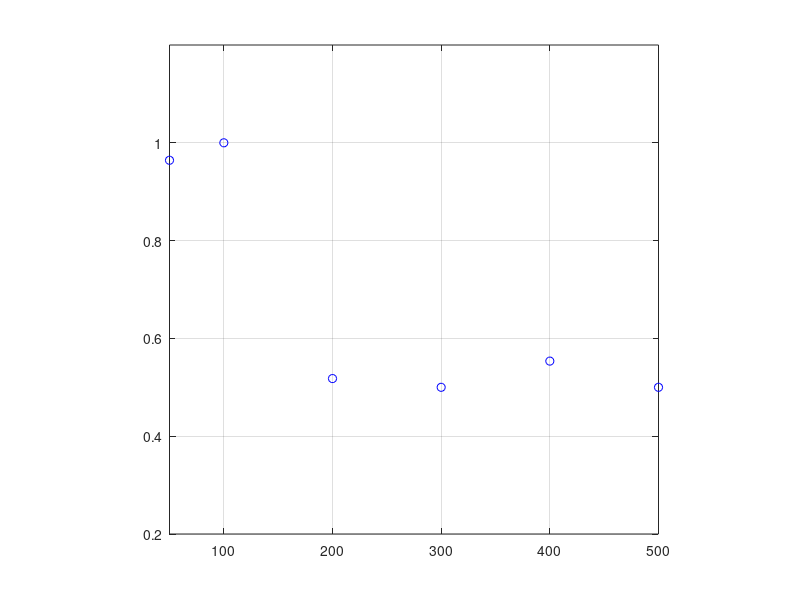

The MATLAB script that drew this image: (Note: this script raises an error after producing the figure.)
% Description : Parametric and Non Parametric fit of the Percentage of correct response from the study of Schenkman and Nilson (2010,2011) as a function of distance
%             : The script also computes the threshold value of distance for which the Percentage of correct response is in between 0.73 and 0.75
% Author      : Vijay Kiran Gidla (joy4u18@gmail.com)

clc;
clear all;
close all;

%% DATA

%% Blind percentage of correct

%Conference

bpc_5_conf=round(([9.71 9.18 5.4 5.15 5.2 4.96]./10)*56);
bpc_50_conf=round(([9.83 9.4 6.19 4.88 4.74 4.89]./10)*56);
bpc_500_conf=round(([9.71 9.98 8.94 4.68 5.23 4.7]./10)*56);

%Anechoic

bpc_5_anc=round(([9.79 8.81 5.14 4.39 4.78 5.04]./10)*56);
bpc_50_anc=round(([9.65 9.75 4.98 4.73 4.73 4.71]./10)*56);
bpc_500_anc=round(([9.67 9.94 5.18 4.98 5.56 5.08]./10)*56);

% B_AC=[bpc_5_anc;bpc_50_anc;bpc_500_anc;bpc_5_conf;bpc_50_conf;bpc_500_conf];
% B_AC=[bpc_5_anc;bpc_5_conf];  % For plos one article vj2017
% B_AC=[bpc_50_anc;bpc_50_conf];
B_AC=[bpc_500_anc;bpc_500_conf];

% Lecture room

bpc_5_lec=round([0.6101 0.5373 ]*56);
% bpc_5_2c_lec=round([0.6607 0.5923]*56);
% bpc_5_4c_lec=round([0.6161 0.5759]*56);
% bpc_5_8c_lec=round([0.7188 0.6101]*56);
% bpc_5_16c_lec=round([0.7470 0.6315]*56);
% bpc_5_32c_lec=round([0.7560 0.6533]*56);
% bpc_5_64c_lec=round([0.7664 0.5391]*56);
bpc_500_lec=round([0.8080 0.5893]*56);

B_L=[bpc_5_lec; bpc_500_lec];


%%  Sighted Percentage of correct


%Conference


spc_5_conf=round(([8.48 7.65 5.86 4.95 4.74 4.8]./10)*56);
spc_50_conf=round(([9.39 8.18 5.81 4.89 4.75 5.08]./10)*56);
spc_500_conf=round(([9.67 9.85 7.12 4.96 4.98 4.98]./10)*56);

%Anechoic

spc_5_anc=round(([9.05 8.15 5.32 4.5 4.75 5.19]./10)*56);
spc_50_anc=round(([9.35 9.23 5.4 5.18 5 4.62]./10)*56);
spc_500_anc=round(([9.74 9.8 4.86 4.78 4.61 4.67]./10)*56);


S_AC=[spc_5_anc; spc_50_anc; spc_500_anc ; spc_5_conf ; spc_50_conf ; spc_500_conf];

% Lecture room

spc_5_lec=round([0.5508]*56);
% spc_5_2c_lec=round([0.5137]*56);
% spc_5_4c_lec=round([0.5467]*56);
% spc_5_8c_lec=round([0.5707]*56);
% spc_5_16c_lec=round([0.6174]*56);
% spc_5_32c_lec=round([0.6921]*56);
% spc_5_64c_lec=round([0.6456]*56);
spc_500_lec=round([0.6209]*56);

S_L=[spc_5_lec; spc_500_lec];

%% Plot of the DATA

x=(([50 100 200 300 400 500]))';		% Distance 
m=[56 56 56  56 56 56]';			% Total trails at each distance

% x=[100 150]';		% This is for lecture room but as non parametric fit requires 3 inputs these were not conisdered in the analysis of the thesis
% m=[56 56]';
T_count = 0;
tlabels={'A','B'};

for i=1:size(B_AC,1)

    
r=B_AC(i,:)';

figure(i);
% hs=subplot(1,2,i) % plos one vj2017
plot( x, r ./ m, 'bo');
axis([min(x) max(x) 0.2 1.2]); 
axis square;
hold on;
grid on;

%% Gaussian Fit
degpol = 1;                                    % Degree of the polynomial
guessing =0.5;                                 % Guessing rate
lapsing = 0.01;                                % Lapsing rate
b = binomfit_lims( r, m, x, degpol,'weibull', guessing, lapsing);
numxfit = 499;                                 % Number of new points to be generated minus 1
xfit = [min(x):(max(x)-min(x))/numxfit:max( x ) ]';
pfit = binomval_lims( b, xfit, 'weibull', guessing, lapsing);
% plot( xfit, pfit, 'b--' ,'linewidth',2);         % Plot the fitted curve

z_1(i)=mean(xfit(pfit>0.73&pfit<0.75));

%% LSfit

if(length(x)>2)
guessing=0;
lapsing=0;
    
temp=diff(x);
bwd_min = min(temp(temp>0));

% if(isempty(bwd_min))
% bwd_min=min(abs(temp));    %VJ2015
% end

bwd_max = max( x ) - min( x );

% if(bwd_min == bwd_max)
% bwd_min=1;                 %VJ2015
% end

% Switch between cross-validated or bootstrap by manually uncommenting the corresponding lines
% bwd = bandwidth_cross_validation( r, m, x, [ bwd_min, bwd_max ],'logit',guessing,lapsing,2,1,'normpdf',100,1e-6); 
bwd= bandwidth_bootstrap(r, m, x, [ bwd_min, bwd_max ],30,[],'logit',guessing,lapsing,2,1,'normpdf',100,1e-6);

hhh(:,i)=bwd;
% hhh_1(:,i)=bwd;
bwd = bwd(3); % choose the third estimate, which is based on cross-validated deviance
pfit = locglmfit( xfit, r, m, x, bwd,'logit',guessing,lapsing,2,1,'normpdf',100,1e-6);
plot( xfit, pfit, 'b','linewidth',2 );  % Plot the fitted curve

for temp_idx=1:length(x)
    try
i_idx(temp_idx,1)=find(xfit==x(temp_idx));
    catch err 
ti = find(xfit>=(x(temp_idx)-1) & xfit<=(x(temp_idx)+1));
i_idx(temp_idx,1) = min(ti);
    end
end

i_pfit=pfit(i_idx);


D = deviance(r,m,i_pfit)

z_2(i)=mean(xfit(pfit>0.73&pfit<0.75));


hf=gcf;
hf.Position(3)=700;
hf.Position(4)=600;
hf.Position(1)=10;
hf.Position(2)=10;


hs=gca;
hs.FontSize=10;
hs.FontName='Arial';

h1=legend('Mean proportion of correct','Weibull fit','Local linear fit');
h1.FontName='Arial';
h1.FontWeight='bold';
h1.FontSize=8;
% set(h1,'location','best');
xlabel('Distance from the object (cm)');
ylabel('Proportion of correct responses');

T_count = T_count+1;

ht = text(hs,450,0.3,tlabels{1,T_count},'FontWeight','bold','FontSize',12,'FontName','Arial');   



else
    
h1=legend('Mean proportion of correct','Weibull fit');
set(h1,'location','best');
xlabel('Distance from the object (cm)');
ylabel('Proportion of correct responses');    
end

end

sprintf('%.0f ',z_2)